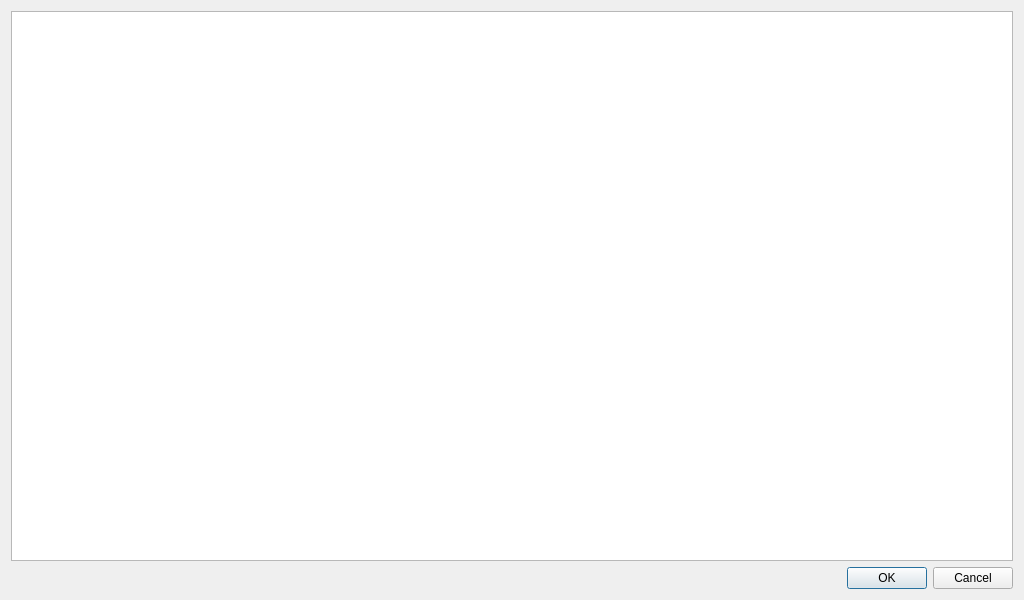
<?xml version="1.0" encoding="UTF-8"?>
<ui version="4.0">
 <class>BuscarProducto</class>
 <widget class="QDialog" name="BuscarProducto">
  <property name="geometry">
   <rect>
    <x>0</x>
    <y>0</y>
    <width>1024</width>
    <height>600</height>
   </rect>
  </property>
  <property name="windowTitle">
   <string>Dialog</string>
  </property>
  <layout class="QVBoxLayout" name="verticalLayout">
   <item>
    <widget class="QTableView" name="tableView">
     <property name="selectionMode">
      <enum>QAbstractItemView::SingleSelection</enum>
     </property>
     <property name="selectionBehavior">
      <enum>QAbstractItemView::SelectRows</enum>
     </property>
    </widget>
   </item>
   <item>
    <widget class="QDialogButtonBox" name="buttonBox">
     <property name="orientation">
      <enum>Qt::Horizontal</enum>
     </property>
     <property name="standardButtons">
      <set>QDialogButtonBox::Cancel|QDialogButtonBox::Ok</set>
     </property>
    </widget>
   </item>
  </layout>
 </widget>
 <resources/>
 <connections>
  <connection>
   <sender>buttonBox</sender>
   <signal>accepted()</signal>
   <receiver>BuscarProducto</receiver>
   <slot>accept()</slot>
   <hints>
    <hint type="sourcelabel">
     <x>257</x>
     <y>590</y>
    </hint>
    <hint type="destinationlabel">
     <x>157</x>
     <y>274</y>
    </hint>
   </hints>
  </connection>
  <connection>
   <sender>buttonBox</sender>
   <signal>rejected()</signal>
   <receiver>BuscarProducto</receiver>
   <slot>reject()</slot>
   <hints>
    <hint type="sourcelabel">
     <x>325</x>
     <y>590</y>
    </hint>
    <hint type="destinationlabel">
     <x>286</x>
     <y>274</y>
    </hint>
   </hints>
  </connection>
 </connections>
</ui>
